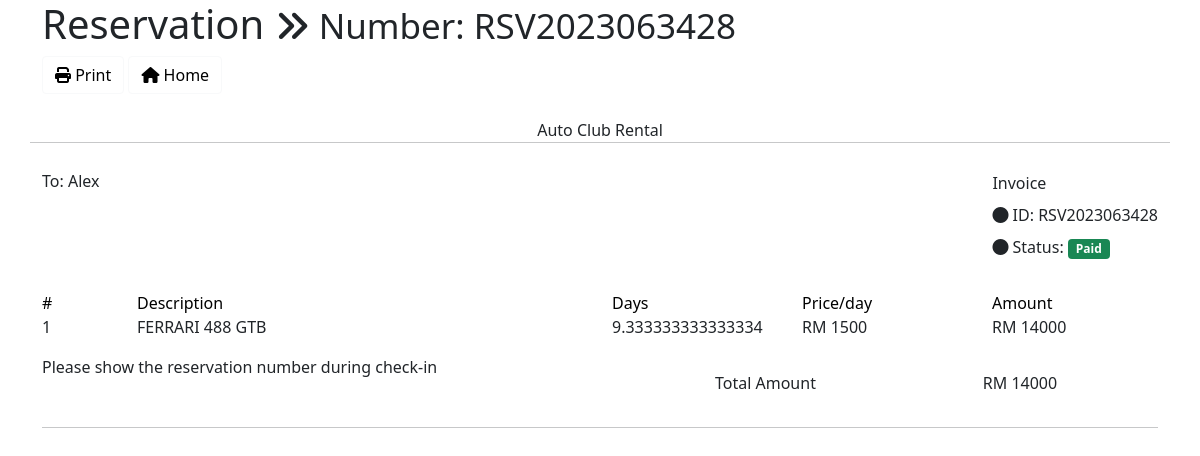
Screenshot of /Receipt.php?id=11 with the database file from the repository.
### tables this page shows
CREATE TABLE `reservation` (
  `reservation_id` int(20) NOT NULL,
  `reservation_number` text NOT NULL,
  `customer_id` int(20) NOT NULL,
  `customer_firstname` text NOT NULL,
  `customer_lastname` text NOT NULL,
  `cars_id` int(20) NOT NULL,
  `cars_name` text NOT NULL,
  `date_from` date NOT NULL,
  `date_end` date NOT NULL,
  `quantity` int(20) NOT NULL,
  `reservation_status` varchar(50) NOT NULL
);

CREATE TABLE `cars` (
  `car_id` int(11) NOT NULL,
  `Name` varchar(100) NOT NULL,
  `Description` text NOT NULL,
  `Size` varchar(20) NOT NULL,
  `Price` double NOT NULL,
  `Number` int(11) NOT NULL,
  `Images` longblob NOT NULL,
  `Image_Link` text NOT NULL
);

CREATE TABLE `payment` (
  `payment_id` int(11) NOT NULL,
  `reservationid` int(11) NOT NULL,
  `card_holder` varchar(50) NOT NULL,
  `card_number` varchar(20) NOT NULL,
  `expiry` varchar(20) NOT NULL,
  `cvv_cvc` varchar(10) NOT NULL,
  `total` varchar(10) NOT NULL
);

### Receipt.php (the view, shortened to what this page needs)
<?php include("connection.php");?>
<?php
if ( $_GET && $_GET[ 'id' ] != null ) {
  $id = $_GET[ 'id' ];
} else {
  echo '<script language="javascript">';
  echo ' window.history.back();';
  echo '</script>';
}
$query = "SELECT reservation.reservation_number,cars.Name AS Name, cars.Price AS unit_price , payment.total, payment.total/cars.Price AS qty, reservation.customer_firstname AS customer_name FROM reservation
				INNER JOIN cars ON cars.car_id = reservation.cars_id
				INNER JOIN payment ON payment.reservationid = reservation.reservation_id WHERE reservation.reservation_id = '$id' LIMIT 1";
$runQuery = mysqli_query( $conn, $query );
?>
<!doctype html>
<html>
<head>
<link href="https://cdn.jsdelivr.net/npm/bootstrap@5.0.2/dist/css/bootstrap.min.css" rel="stylesheet">
<link rel="stylesheet" href="css/receipt.css">
</head>
<body>
<div class="page-content container">
  <?php while($receipt = mysqli_fetch_array($runQuery)) { ?>
  <div class="page-header text-blue-d2">
    <h1 class="page-title text-secondary-d1"> Reservation <small class="page-info"> <i class="fa fa-angle-double-right text-80"></i> Number: <?php echo $receipt['reservation_number'] ?> </small> </h1>
    <div class="page-tools">
      <div class="action-buttons"> <a class="btn bg-white btn-light mx-1px text-95" onclick="window.print();" data-title="Print"> <i class="mr-1 fa fa-print text-primary-m1 text-120 w-2"></i> Print </a> <a class="btn bg-white btn-light mx-1px text-95" href="User_Home.php" data-title="PDF"> <i class="mr-1 fa fa-home text-danger-m1 text-120 w-2"></i> Home </a> </div>
    </div>
  </div>
  <div class="container px-0">
    <div class="row mt-4">
      <div class="col-12 col-lg-12">
        <div class="row">
          <div class="col-12">
            <div class="text-center text-150"> <span class="text-default-d3">Auto Club Rental</span> </div>
          </div>
        </div>
        <hr class="row brc-default-l1 mx-n1 mb-4" />
        <div class="row">
          <div class="col-sm-6">
            <div> <span class="text-sm text-grey-m2 align-middle">To:</span> <span class="text-600 text-110 text-blue align-middle"><?php echo $receipt['customer_name'] ?></span> </div>
          </div>
          <div class="text-95 col-sm-6 align-self-start d-sm-flex justify-content-end">
            <div class="text-grey-m2">
              <div class="mt-1 mb-2 text-secondary-m1 text-600 text-125"> Invoice </div>
              <div class="my-2"><i class="fa fa-circle text-blue-m2 text-xs mr-1"></i> <span class="text-600 text-90">ID:</span> <?php echo $receipt['reservation_number'] ?></div>
              <div class="my-2"><i class="fa fa-circle text-blue-m2 text-xs mr-1"></i> <span class="text-600 text-90">Status:</span> <span class="badge bg-success ">Paid</span></div>
            </div>
          </div>
        </div>
        <div class="mt-4">
          <div class="row text-600 text-white bgc-default-tp1 py-25">
            <div class="d-none d-sm-block col-1">#</div>
            <div class="col-9 col-sm-5">Description</div>
            <div class="d-none d-sm-block col-4 col-sm-2">Days</div>
            <div class="d-none d-sm-block col-sm-2">Price/day</div>
            <div class="col-2">Amount</div>
          </div>
          <div class="text-95 text-secondary-d3">
            <div class="row mb-2 mb-sm-0 py-25 bgc-default-l4">
              <div class="d-none d-sm-block col-1">1</div>
              <div class="col-9 col-sm-5"><?php echo $receipt['Name'] ?></div>
              <div class="d-none d-sm-block col-2"><?php echo $receipt['qty'] ?></div>
              <div class="d-none d-sm-block col-2 text-95">RM <?php echo $receipt['unit_price'] ?></div>
              <div class="col-2 text-secondary-d2">RM <?php echo $receipt['total'] ?></div>
            </div>
          </div>
          <div class="row mt-3">
            <div class="col-12 col-sm-7 text-grey-d2 text-95 mt-2 mt-lg-0"> Please show the reservation number during check-in </div>
            <div class="col-12 col-sm-5 text-grey text-90 order-first order-sm-last">
              <div class="row my-2 align-items-center bgc-primary-l3 p-2">
                <div class="col-7 text-right"> Total Amount </div>
                <div class="col-5"> <span class="text-150 text-success-d3 opacity-2">RM <?php echo $receipt['total'] ?></span> </div>
              </div>
            </div>
          </div>
          <hr/>
        </div>
      </div>
    </div>
  </div>
  <?php } ?>
</div>
</body>
</html>

### css/receipt.css (style rules this page uses)
.text-white { color: black!important; }

### rows the page displays
reservation: reservation_number "RSV2023063428", customer_firstname "Alex", cars.Name "FERRARI 488 GTB", qty "9.333333333333334", cars.Price "1500", payment.total "14000"
